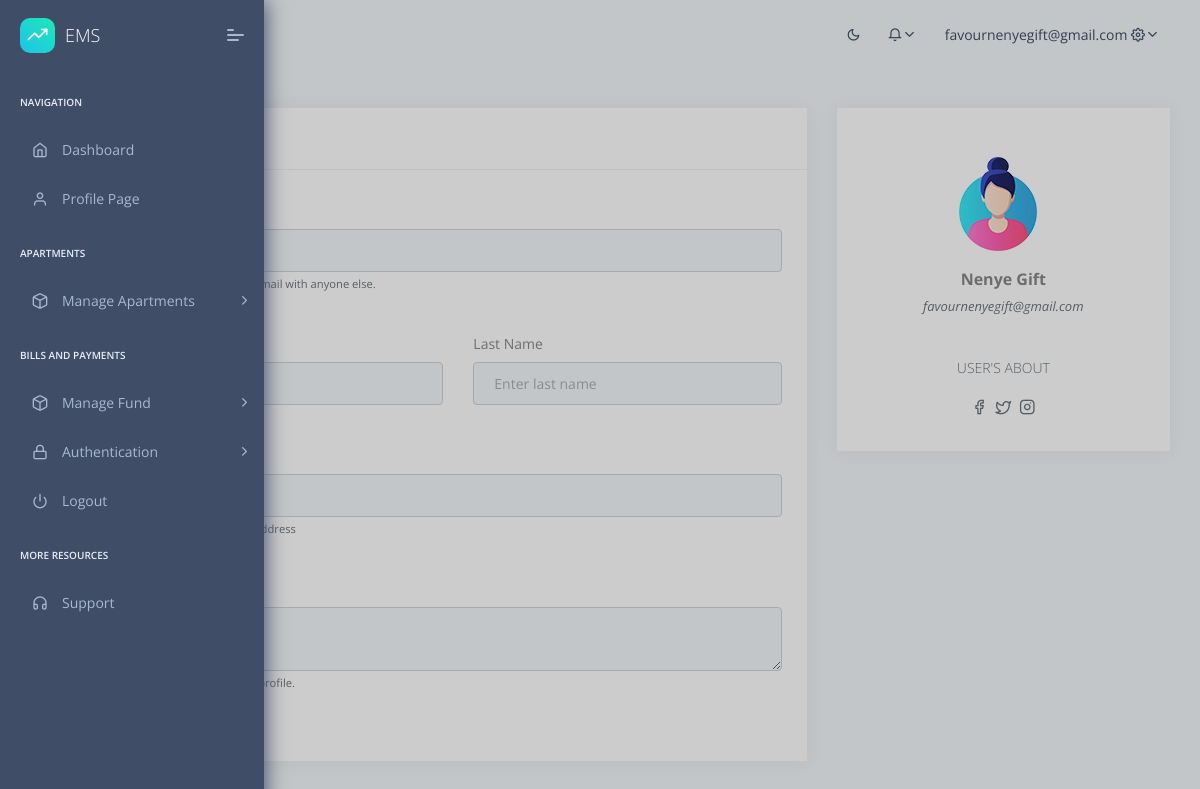
Screenshot of /accounts/profile (signed in) with the database file from the repository.
### accounts/models.py (models this page shows, shortened)
class User(AbstractBaseUser):
    foto			= models.ImageField(null=True, blank=True, upload_to="image/", default="image/male.jpg")
    email 			= models.EmailField(max_length=255, unique=True)
    first_name		= models.CharField(max_length=225)
    last_name		= models.CharField(max_length=225)
    other_names		= models.CharField(max_length=225, blank=True, null=True)
    phone1          = models.CharField(max_length=11,null=True,blank=True)
    phone2          = models.CharField(max_length=11, blank=True, null=True)
    gender          = models.CharField(null=True, blank=True,max_length=10, choices=GENDER)
    active 			= models.BooleanField(default=False)
    staff 			= models.BooleanField(default=False)
    is_shop_owner 	= models.BooleanField(default=False)
    is_resident 	= models.BooleanField(default=False)
    admin			= models.BooleanField(default=False)
    group 			= models.ForeignKey(Group, on_delete=models.CASCADE, blank=True, null=True)
    timestamp 		= models.DateTimeField(auto_now_add=True, auto_now=False)
    USERNAME_FIELD = 'email'
    REQUIRED_FIELDS = ["first_name","last_name"]
    objects = UserManager()
    @property
    def is_active(self):
        return self.active

### accounts/views.py (the view)
# urls.py: path('profile',profile_view,name='profile'),
def profile_view(request):
	return render(request,'accounts/profile.html',{})

### context_processors.py (called while the page is built)
def cfg_assets_root(request):
    return { 'ASSETS_ROOT' : settings.ASSETS_ROOT }

### templates/accounts/profile.html (shortened to what this page needs)
{% extends "layouts/base.html" %}
{% block content %}
    <div class="pcoded-main-container">
        <div class="pcoded-wrapper">
            <div class="pcoded-content">
                <div class="pcoded-inner-content">
                    <div class="main-body">
                        <div class="page-wrapper">
                            <div class="row">
                                <div class="col-sm-8">
                                    <div class="card">
                                        <div class="card-header">
                                            <h5>Edit Info</h5>
                                        </div>
                                        <div class="card-block">
                                            <div class="row">
                                                <div class="col-sm-12 mb-4">
                                                    <div class="form-group">
                                                        <label for="exampleInputEmail1">Email address</label>
                                                        <input type="email" class="form-control" id="exampleInputEmail1" aria-describedby="emailHelp" placeholder="Enter email">
                                                        <small id="emailHelp" class="form-text text-muted">We'll never share your email with anyone else.</small>
                                                    </div>
                                                </div>
                                                <div class="col-sm-6 mb-4">
                                                    <div class="form-group">
                                                        <label for="fn">First Name</label>
                                                        <input type="email" class="form-control" id="fn" aria-describedby="emailHelp" placeholder="Enter first name">
                                                    </div>
                                                </div>
                                                <div class="col-sm-6 mb-4">
                                                    <div class="form-group">
                                                        <label for="ln">Last Name</label>
                                                        <input type="email" class="form-control" id="ln" aria-describedby="emailHelp" placeholder="Enter last name">
                                                    </div>
                                                </div>
                                                <div class="col-sm-12 mb-4">
                                                    <div class="form-group">
                                                        <label for="add">Address</label>
                                                        <input type="email" class="form-control" id="add" aria-describedby="emailHelp" placeholder="Enter address">
                                                        <small id="addd" class="form-text text-muted">This is your shipments address</small>
                                                    </div>
                                                </div>
                                                <div class="col-sm-12 mb-4">
                                                    <div class="form-group">
                                                        <label for="abt">About Info</label>
                                                        <textarea type="email" class="form-control" id="abt" aria-describedby="emailHelp" placeholder="Bio"></textarea>
                                                        <small id="abf" class="form-text text-muted">We'll show this on your profile.</small>
                                                    </div>
                                                </div>
                                            </div>
                                        </div>
                                    </div>
                                </div>
                                <div class="col-sm-4">
                                    <div class="card">
                                        <div class="card-block">
                                            <div class="d-flex align-items-center justify-content-center flex-column">
                                                <div class="w-50 p-3">
                                                    <img src="{{ ASSETS_ROOT }}/images/user/avatar-1.jpg" alt="profile image"
                                                        class="img-fluid rounded-circle">
                                                </div>
                                                <div class="text-center">
                                                    <h4 class="font-weight-bold h6">
                                                        {{request.user.first_name}} {{request.user.last_name}}
                                                    </h4>
                                                    <p class="font-italic text-muted">{{request.user.email}}</p>
                                                </div>
                                            </div>
                                            <div class="small font-weight-light mt-4 text-center text-muted">
                                                <p>USER'S ABOUT</p>
                                            </div>
                                            <div class="d-flex justify-content-center align-items-center">
                                                <a href="#" class="h6 text-muted d-block m-1"><i
                                                        class="icon feather icon-facebook"></i></a>
                                                <a href="#" class="h6 text-muted d-block m-1"><i
                                                        class="icon feather icon-twitter"></i></a>
                                                <a href="#" class="h6 text-muted d-block m-1"><i
                                                        class="icon feather icon-instagram"></i></a>
                                            </div>
                                        </div>
                                    </div>
                                </div>
                            </div>
                        </div>
                    </div>
                </div>
            </div>
        </div>
    </div>
{% endblock content %}

### templates/includes/navigation.html (shortened to what this page needs)
<header class="navbar pcoded-header navbar-expand-lg navbar-light">
    <div class="collapse navbar-collapse">
        <ul class="navbar-nav mr-auto">
            <li><a href="javascript:" class="full-screen" onclick="javascript:toggleFullScreen()"></a></li>
            <li class="nav-item">
                <div class="main-search">
                    <div class="input-group">
                        <span class="input-group-append search-btn btn btn-primary">
                            </span>
                    </div>
                </div>
            </li>
        </ul>
        <ul class="navbar-nav ml-auto">
            <li>
                <label>
                    <i class="icon feather icon-sun" id="theme-indicator"></i>
                </label>
            </li>
            <li>
                <div class="dropdown">
                    <a class="dropdown-toggle" href="javascript:" data-toggle="dropdown"><i
                            class="icon feather icon-bell"></i></a>
                </div>
            </li>
            <li>
                {% if request.user.is_authenticated %}
                    <div class="dropdown drp-user">
                        <span>{{request.user.email}}</span>
                        <a href="javascript:" class="dropdown-toggle" data-toggle="dropdown">
                            <i class="icon feather icon-settings"></i>
                        </a>
                    </div>
                {%else%}
                    <a href="{% url 'login' %}">Login/Register</a>
                {%endif%}
            </li>
        </ul>
    </div>
</header>

### static/static_root/assets/css/dark.css (style rules this page uses)
#theme-indicator { cursor: pointer; }
.pcoded-header label { color: #3f4d67; }

### rows the page displays
User: user.email "favournenyegift@gmail.com", user.first_name "Nenye", user.last_name "Gift"
